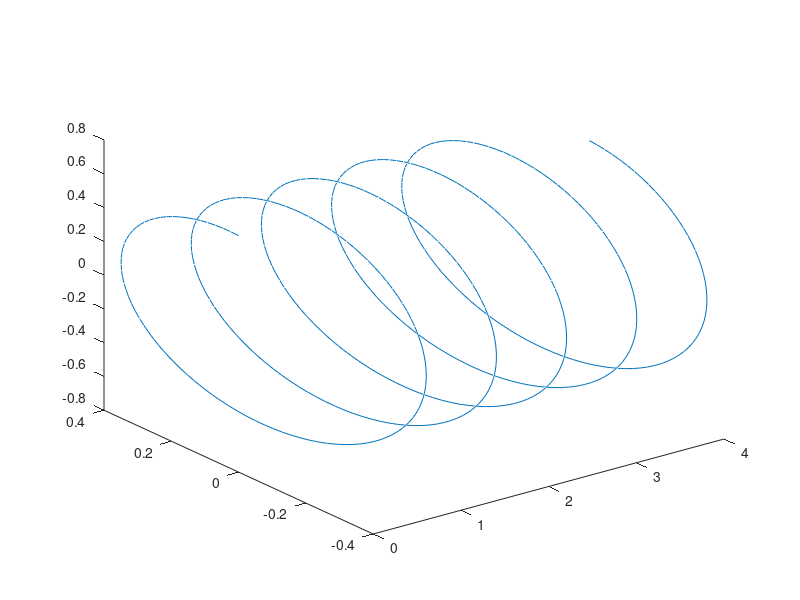

Write the MATLAB code that produced this figure.
% initial position of the quadrotor
x0 = [0,0,0];
v0 = [0,0,0];
R0 = eye(3);
omega0 = [0,0,0];

% quadrotor specific values
j = [0.0820, 0.0845, 0.1377];
m = 4.34;
d = 0.315;
ctf = 8.004e-4;

% input helixian path
t = 0:0.02:10;
st = sin(pi*t);
ct = cos(pi*t);
figure, title('input path')
plot3(0.4*t,0.4*st,0.6*ct)
hold off;

%x desired
xd_t = [0.4*t,0.4*st,0.6*ct];
b1d_t = [ct,st, zeros(1,501)];

kx = 16;
kv = 5.6;
kr = 8.81;
k_omega = 2.54;

